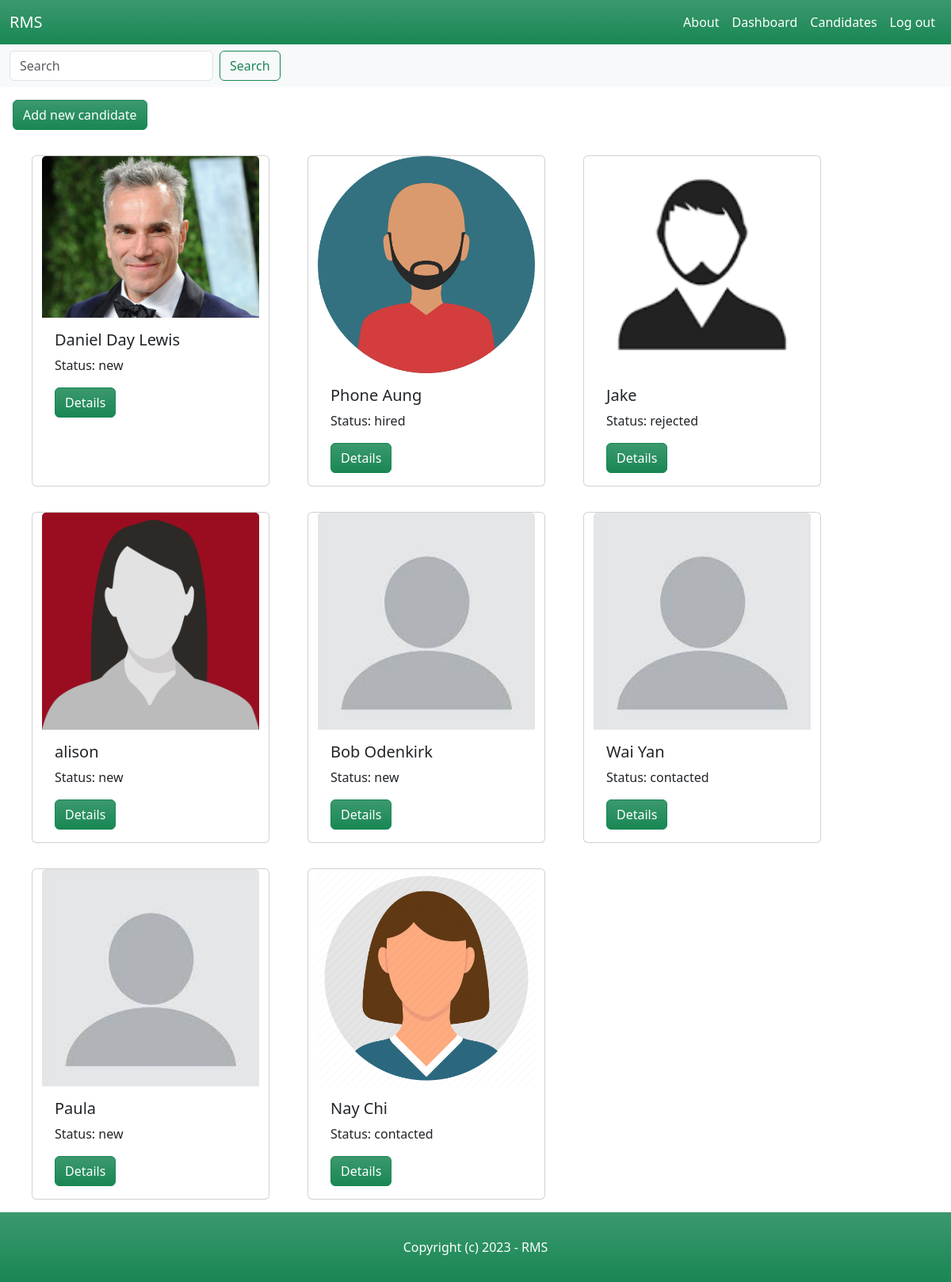
/candidates/ (signed in), run on an earlier commit of the app's database.
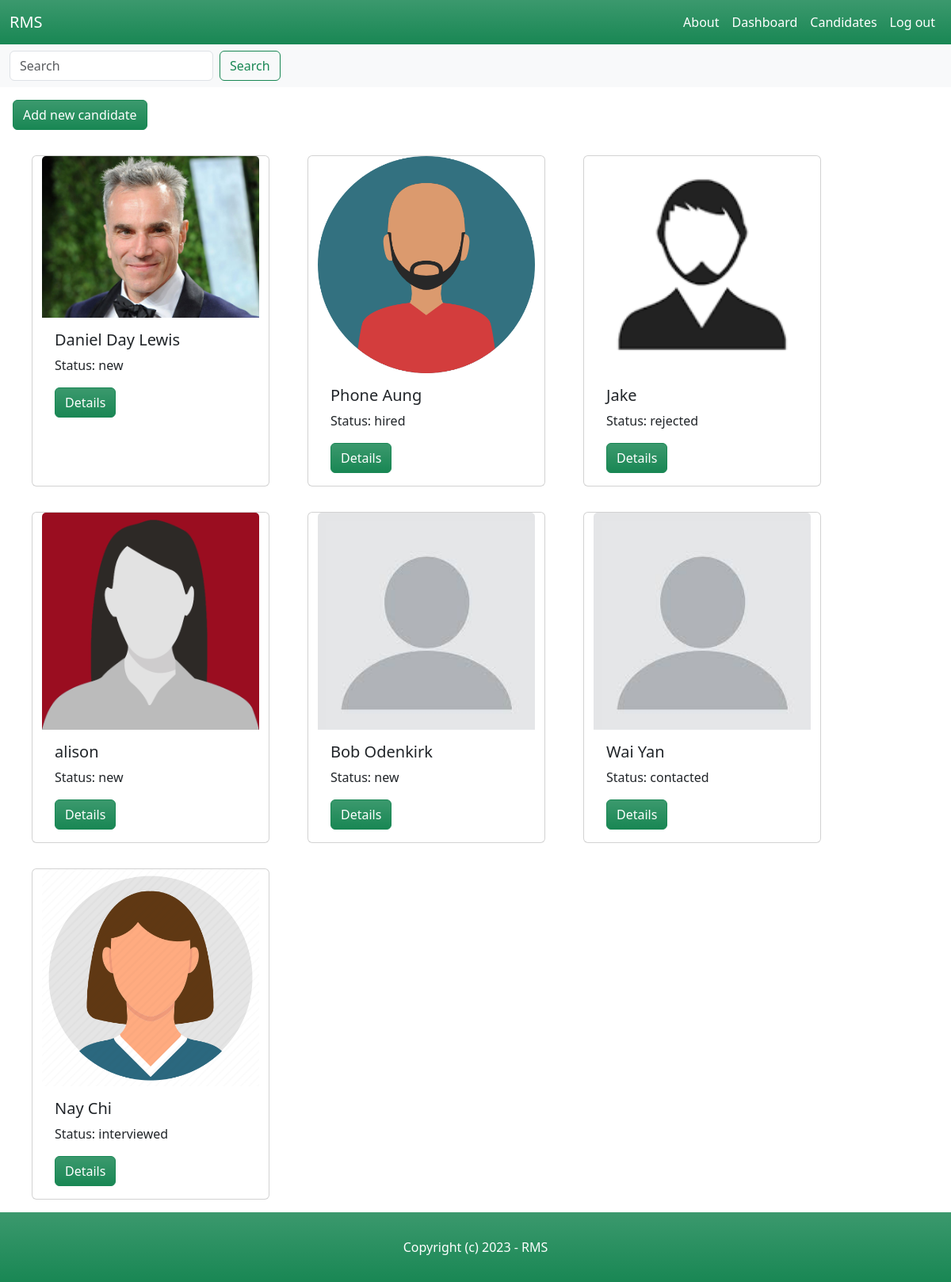
And on a later commit of the database.
### candidate/models.py (models this page shows, shortened)
class Candidate(models.Model):
    NEW = 'new'
    CONTACTED = 'contacted'
    INTERVIEWED = 'interviewed'
    HIRED = 'hired'
    REJECTED = 'rejected'
    CHOICES_STATUS = (
        (NEW, 'New'),
        (CONTACTED, 'Contacted'),
        (INTERVIEWED, 'Interviewed'),
        (HIRED, 'Hired'),
        (REJECTED, 'Rejected'),
    )
    name = models.CharField(max_length=255)
    description = models.TextField(blank=True, null=True)
    status = models.CharField(max_length=11, choices=CHOICES_STATUS, default=NEW)
    email = models.EmailField()
    phone = models.PositiveIntegerField()
    image = models.ImageField(upload_to='candidate_images', default='default_image.jpg', blank=True, null=True)
    resume = models.FileField(upload_to='resumes/', blank=True, null=True)
    is_active = models.BooleanField(default=True)
    created_by = models.ForeignKey(User, related_name='candidates', on_delete=models.CASCADE)
    created_at = models.DateTimeField(auto_now_add=True)
    modified_at = models.DateTimeField(auto_now=True)
    last_modified_by = models.ForeignKey(User, related_name='candidate', blank=True, null=True, on_delete=models.CASCADE)

### candidate/views.py (the view)
# urls.py: path('', views.candidates_list, name='candidates_list'),
@login_required
def candidates_list(request):
    candidates = Candidate.objects.filter(is_active=True)
    query = request.GET.get('query')
    if query:
        candidates = candidates.filter(name__icontains=query)
    return render(request, 'candidate/candidate_list.html', {
        'candidates': candidates,
        'query': query,
    })

### candidate/templates/candidate/candidate_list.html (shortened to what this page needs)
{% extends 'core/base.html' %}
{% block content %}
    <nav class="navbar bg-body-tertiary">
        <div class="container-fluid">
            <form method="get" action="{% url 'candidates_list' %}?query={{ query }}" class="d-flex" role="search">
                <input name="query" class="form-control me-2" type="search" placeholder="Search" aria-label="Search">
                <button class="btn btn-outline-success" type="submit">Search</button>
            </form>
        </div>
    </nav>
    <button class="mx-3 my-3 btn btn-success bg-gradient"><a class="nav-link text-white" href="{% url 'add_candidate' %}">Add new candidate</a></button>
    {% if candidates %}
    <div class="row mx-3">
        {% for candidate in candidates %}
        <div class="card mx-4 my-3" style="width: 300px;">
            <img src="{{ candidate.image.url }}" class="card-img-top" alt="{{ candidate.name }}">
            <div class="card-body">
                <h5 class="card-title">{{ candidate.name }}</h5>
                <p class="card-text">Status: {{ candidate.status }}</p>
                <a href="{% url 'candidate_details' candidate.id %}" class="btn btn-success bg-gradient">Details</a>
            </div>
        </div>
        {% endfor %}
    </div>
    {% else %}
        <div class="row mx-3">
            <p>no candidates found</p>
        </div>
    {% endif %}
{% endblock %}

### core/templates/core/base.html (shortened to what this page needs)
<!DOCTYPE html>
<html lang="en">
    <head>
        <link href="https://cdn.jsdelivr.net/npm/bootstrap@5.3.0/dist/css/bootstrap.min.css" rel="stylesheet">
    </head>
    <body>
        <nav class="navbar navbar-expand-lg bg-success bg-gradient">
            <div class="container-fluid">
                <a class="navbar-brand text-white" href="/">RMS</a>
                <div class="collapse navbar-collapse" id="navbarSupportedContent">
                    <ul class="navbar-nav ms-auto mb-2 mb-lg-0">
                        <li class="nav-item">
                            <a class="nav-link text-white" href="{% url 'about' %}">About</a>
                        </li>
                        {% if request.user.is_authenticated %}
                            <li class="nav-item">
                                <a class="nav-link active text-white" aria-current="page" href="{% url 'dashboard' %}">Dashboard</a>
                            </li>
                            <li class="nav-item">
                                <a class="nav-link text-white" href="{% url 'candidates_list' %}">Candidates</a>
                            </li>
                            <li class="nav-item">
                                <a class="nav-link text-white" href="{% url 'logout' %}">Log out</a>
                            </li>
                        {% endif %}
                    </ul>
                </div>
            </div>
        </nav>
        {% block content %}
        {% endblock %}
        <footer class="bg-success bg-gradient pt-3 pb-3">
            <div class="mt-3 text-center">
                <p class="text-white">Copyright (c) 2023 - RMS</p>
            </div>
        </footer>
    </body>
</html>

What changed in the data, as far as the page shows it:
removed Candidate: image (placeholder picture), name "Paula", status "new"
changed Candidate "Nay Chi": status "contacted" → "interviewed"
